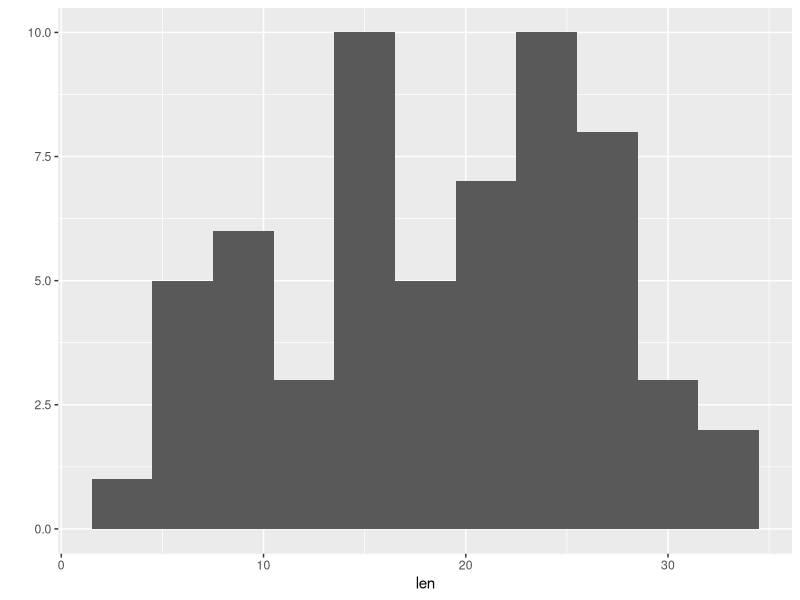
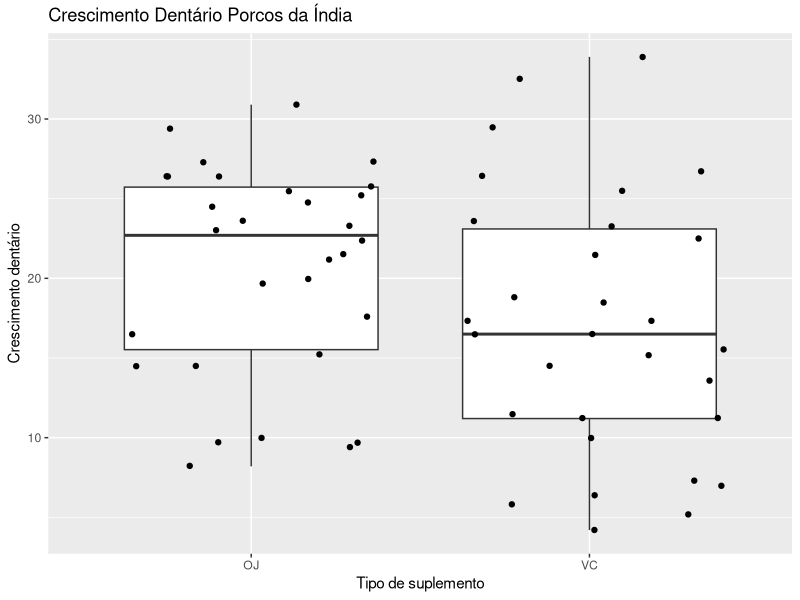
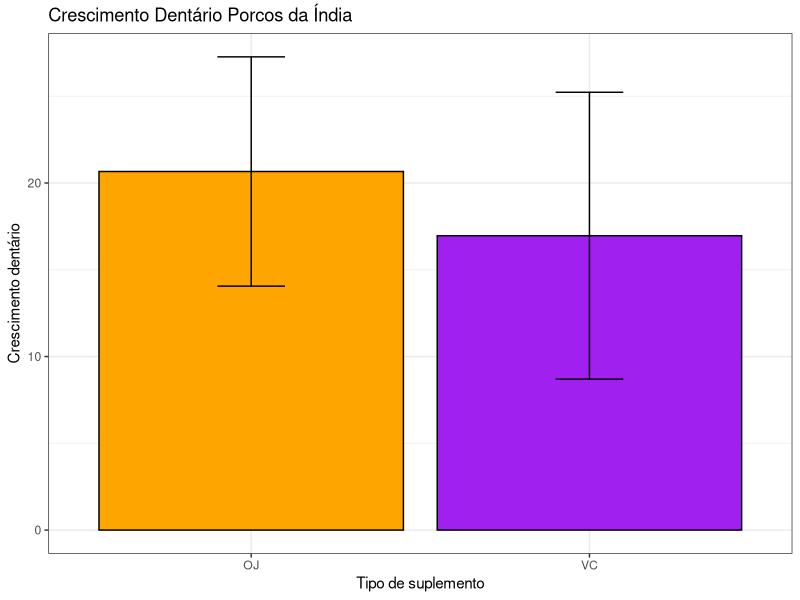
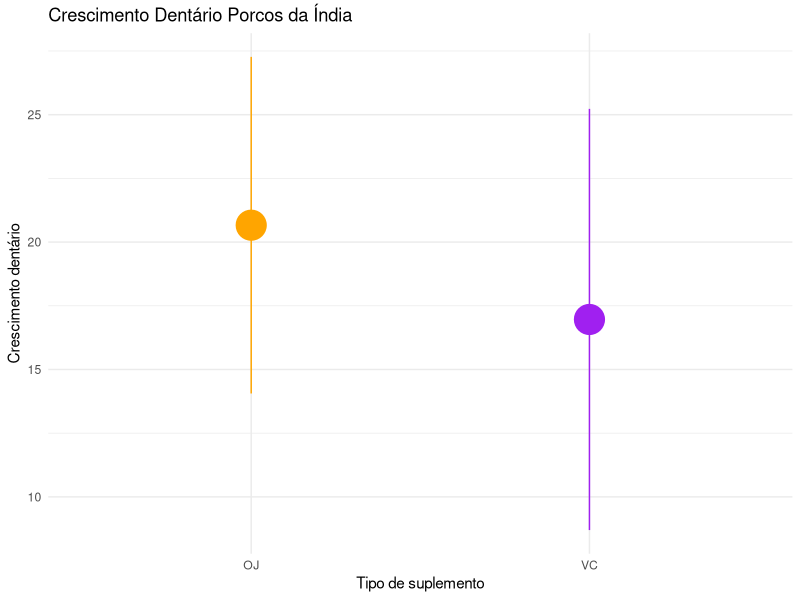

Write the R code that produced these figures, in order.

# Teste T - Dados ToothGrowth -------------------------------------------------------------------------------------------------------
# Autoria do script: Jeanne Franco ---------------------------------------------------------------------------------------------------------
# Data do script: 06/05/22 -----------------------------------------------------------------------------------------------------------------
# Referência: Curso Udemy ------------------------------------------------------------------------------------------------------------------

# Pacote necessário ------------------------------------------------------------------------------------------------------------------------

library(tidyverse)

# Dados ------------------------------------------------------------------------------------------------------------------------------------

?ToothGrowth

dente <- ToothGrowth
head(dente)
str(dente)

# Análise da normalidade dos dados ---------------------------------------------------------------------------------------------------------

qplot(x = len, data = dente, binwidth = 3) # Histograma

### Teste Shapiro-Wilk de normalidade
### H0 = Distribuição normal e p > 0.05

shapiro.test(dente$len)

# Gráfico da diferença entre grupos --------------------------------------------------------------------------------------------------------

ggplot(dente, aes(x = supp, y = len)) +
  geom_boxplot() +
  geom_jitter() +
  labs(title = "Crescimento Dentário Porcos da Índia",
       x = "Tipo de suplemento",
       y = "Crescimento dentário")

# Cálculo das médias dos grupos ------------------------------------------------------------------------------------------------------------

mean(dente$len) # Média geral

group_by(dente, supp) %>%
  summarise(mean(len))

# Teste T para uma amostra -----------------------------------------------------------------------------------------------------------------

### Teste para determinar se a média é significativamente diferente de um valor
### Verdadeiro valor = 18 (H0)
### p < 0.05 (H1)

t.test(dente$len, mu = 18) # Resultado não significativamente diferente

### Para saber se é maior ou menor que determinado valor

t.test(dente$len, alternative = "greater", mu = 3) # Resultado significativo

# Teste T para dois grupos independentes ---------------------------------------------------------------------------------------------------

### Testa a diferença entre as médias de dois grupos independentes
### H0: não há diferença entre as médias dos grupos

OJ <- dente$len[dente$supp == "OJ"]
VC <- dente$len[dente$supp == "VC"]

t.test(OJ, VC, paired = FALSE, var.equal = FALSE, conf.level = 0.95)

t.test(OJ, VC, paired = FALSE, alternative = "greater")

### paired = FALSE: medidas coletadas separadamente
### Se os valores são coletados separadamente e em condições diferentes, as amostras
### são independentes, ou seja, dois grupos diferentes

# Teste para grupos pareados ---------------------------------------------------------------------------------------------------------------

### Ocorre em casos de duas observações serem coletadas antes e depois

t.test(OJ, VC, paired = TRUE, var.equal = FALSE, conf.level = 0.95)

# Gráficos ---------------------------------------------------------------------------------------------------------------------------------

g <- dente %>%
  group_by(supp) %>%
  summarise(media = mean(len), desvio = sd(len))
g

ggplot(g) +
  geom_col(aes(x = supp, y = media), fill = c("orange", "purple"), colour = "black") +
  geom_errorbar(aes(x = supp, ymin = media - desvio, ymax = media + desvio),
                width = 0.2) +
    labs(title = "Crescimento Dentário Porcos da Índia",
       x = "Tipo de suplemento",
       y = "Crescimento dentário") +
  theme_bw()
  
ggplot(g) +
  geom_pointrange(aes(x = supp, y = media, ymin = media - desvio, ymax = media + desvio),
                colour = c("orange", "purple"), size = 2.3) +
    labs(title = "Crescimento Dentário Porcos da Índia",
       x = "Tipo de suplemento",
       y = "Crescimento dentário") +
  theme_minimal()
